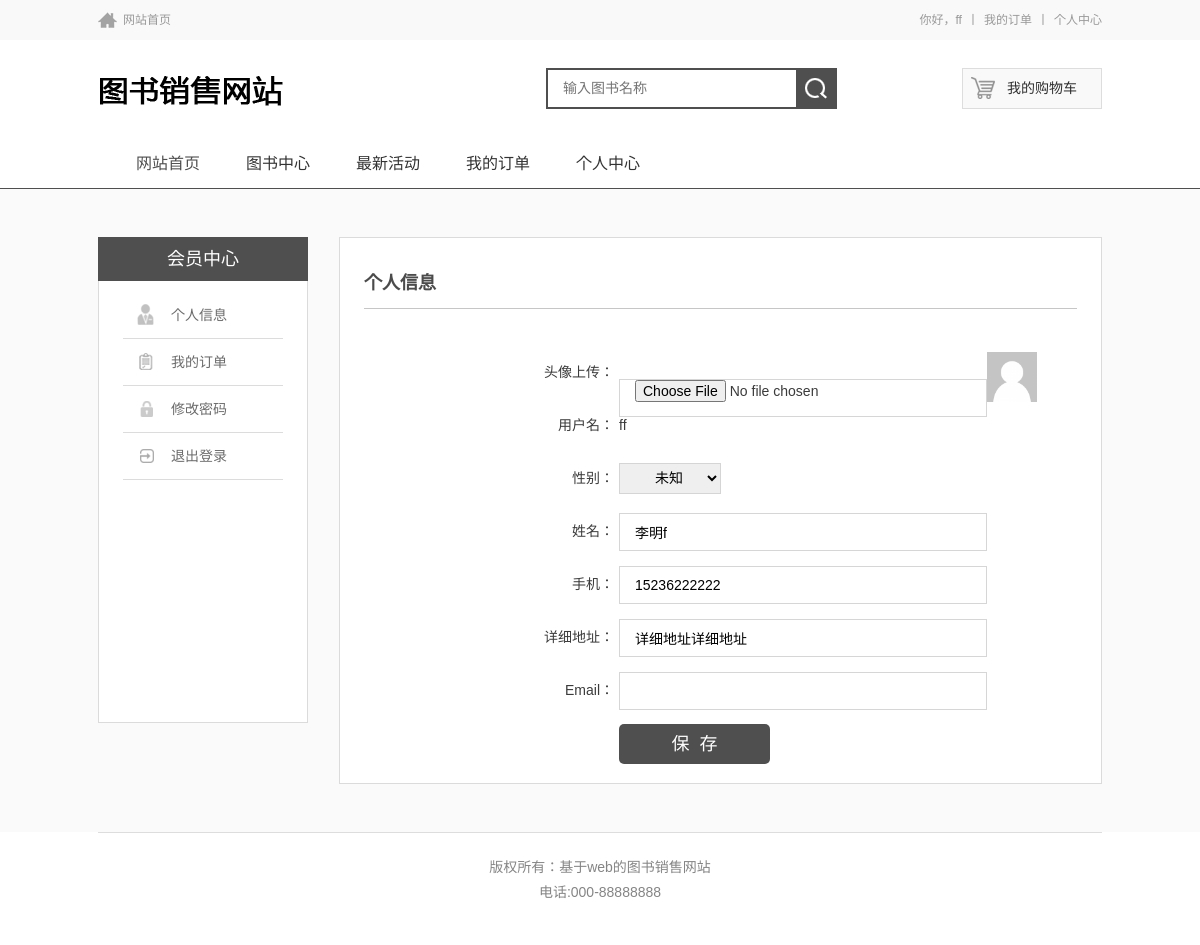
Screenshot of /userEdit.php (signed in) with the database file from the repository.
### tables this page shows
CREATE TABLE IF NOT EXISTS `user` (
  `id` smallint(5) unsigned NOT NULL AUTO_INCREMENT,
  `account` varchar(64) NOT NULL COMMENT '用户名',
  `nickname` varchar(50) NOT NULL COMMENT '妮称',
  `password` char(32) NOT NULL COMMENT '密码',
  `email` varchar(50) DEFAULT NULL COMMENT 'email地址',
  `addtime` timestamp NULL DEFAULT CURRENT_TIMESTAMP COMMENT '注册时间',
  `img` varchar(50) DEFAULT 'avatar.png' COMMENT '头像',
  `sex` varchar(255) DEFAULT NULL COMMENT '性别',
  `tel` varchar(50) DEFAULT NULL COMMENT '电话号',
  `address` varchar(50) DEFAULT NULL COMMENT '地址',
  `status` int(2) NOT NULL DEFAULT '0' COMMENT '状态',
  PRIMARY KEY (`id`),
  UNIQUE KEY `account` (`account`)
);

### common/func_db.php (called while the page is built, shortened)
<?php
	function db_get_row($sql) {
		$result=db_query($sql);
		$rs = mysql_fetch_array($result);
		return $rs;
	}
	function db_query($sql,$dbconn='')
	{
		Return mysql_query($sql);
	}
?>

### userEdit.php (the view, shortened to what this page needs)
<?php
	$row = db_get_row("select * from user where id=".$_SESSION["id"]);
	include_once("header.php");
?>
<div class="member_fra">
    <div class="member_information">
		<?php include_once("userleft.php"); ?>
        <div class="member_info_fr">
         <form name="form1"  action="?" method="post" onSubmit="return check();" enctype="multipart/form-data" class="register">
        	<h2>个人信息</h2>
            <div class="member_info_frcon">
				<div class="member_info_line">
                	<span class="member_info_name">头像上传：</span> <input type="file" name="img" class="mem_inp1" id="img"><?php if(!empty($row['img'])){?><img src="<?php echo __PUBLIC__;?>/Upload/<?php echo $row["img"];?>" height="50" width="50"/><?php }?></div>
            	<div class="member_info_line">
                	<span class="member_info_name">用户名：</span> <?php echo $row["account"];?></div>
                <div class="member_info_line">
                	<span class="member_info_name">性别：</span>
                    <select name="sex" class="member_info_select1">
						<option value="未知" <?php if($row["sex"]=="未知"){echo "selected";}?>>未知</option>
						</select>
                </div>
				<div class="member_info_line">
                    <span class="member_info_name">姓名：</span><input name="nickname" class="mem_inp1" value="<?php echo $row["nickname"];?>" type="text">
                </div>
				<div class="member_info_line">
                    <span class="member_info_name">手机：</span><input name="tel" class="mem_inp1" value="<?php echo $row["tel"];?>" type="text">
                </div>
                <div class="member_info_line">
                    <span class="member_info_name">详细地址：</span><input name="address" class="mem_inp1" value="<?php echo $row["address"];?>" type="text">
                </div>
                <div class="member_info_line">
                    <span class="member_info_name">Email：</span>
                    <span><input class="mem_inp1" name="email" datatype="email_check" id="email" value="<?php echo $row["email"];?>" type="text">
                    </span>
                </div>
                <div class="member_info_line">
                <input class="member_info_sub" value="保  存" type="submit">
                </div>
            </div></form>
        </div>
    </div>
</div>
<?php
	include_once("footer.php");
?>

### Public/css/base.css (style rules this page uses)
body,ul,ol,li,h1,h2,h3,h4,h5,h6,form,fieldset,table,td,img,div,label,input,select,dl,dt,dd,article,aside,details,figcaption,figure,footer,header,hgroup,menu,nav,section { margin:0;padding:0; }
body { font-size:12px;line-height:normal;color:#666;font-family:"Microsoft YaHei","微软雅黑",SimSun,"Oxygen",Arial,"Hiragino Sans GB","STHeiti","WenQuanYi Micro Hei",sans-serif;-webkit-text-size-adjust:none; background:#FFF; }
input { font-size:12px;line-height:16px; }
img { border:0; }
html { overflow-x:hidden; }
input,button,textarea,select,option { font-family:inherit;font-size:100%;font-style:inherit;font-weight:inherit; }

### Public/css/member.css (style rules this page uses)
.member_fra { background:#fafafa; text-align:left; padding:48px 0; color:#333 }
.member_information { width:1004px; margin:0 auto; }
.member_info_fr { float:right; width:713px; border:1px solid #dbdbdb; position:relative; padding:20px 24px 20px; background:#fff; min-height:300px; }
.member_info_fr h2 { border-bottom:1px solid #c6c6c6; line-height:50px; color:#4b4b4b; font-size:18px; font-weight:bold; }
.member_info_frcon { padding:30px 0 0 150px; }
.member_info_line { height:40px; line-height:40px; font-size:14px; color:#3b3b3b; margin:13px 0 0; }
.member_info_name { float:left; width:100px; text-align:right; padding:0 5px 0 0; }
.mem_inp1 { width:336px; height:36px; border:1px solid #d6d6d6; padding:0 15px }
.member_info_line input { vertical-align:middle; }
.member_info_select1 { width:102px; height:31px; text-align:center; border:1px solid #d5d5d5; padding:0 0 0 10px; }
.member_info_sub { cursor:pointer;width:151px; height:40px; background:#4f4f4f; border:0; margin:0 0 0 105px; border-radius:5px; color:#fff; font-size:18px; }

### rows the page displays
user: img (placeholder picture), account "ff", sex "未知", nickname "李明f", tel "15236222222", address "详细地址详细地址"

### other values shown
$_SESSION["account"] "ff"
$CONFIG["webname"] "基于web的图书销售网站"
